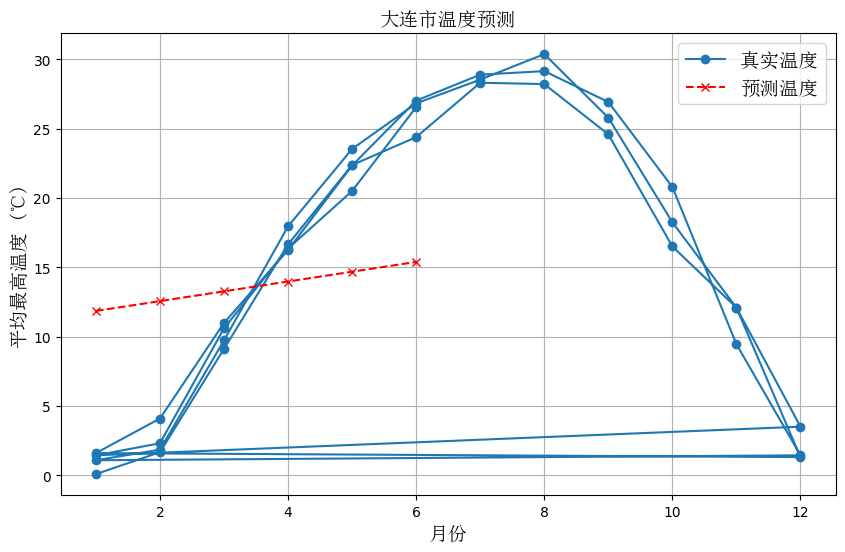

The script that saved this image:
import requests
from bs4 import BeautifulSoup
import pandas as pd
from sklearn.linear_model import LinearRegression
from sklearn.model_selection import train_test_split
import matplotlib.pyplot as plt
from matplotlib.font_manager import FontProperties

def fetch_weather_data(year, month):
    url = f"https://www.tianqihoubao.com/lishi/dalian/month/{year}{month:02d}.html"
    headers = {
        'User-Agent': 'Mozilla/5.0 (Windows NT 10.0; Win64; x64) AppleWebKit/537.36 (KHTML, like Gecko) Chrome/138.0.0.0 Safari/537.36 Edg/138.0.0.0'
    }
    response = requests.get(url, headers=headers)
    soup = BeautifulSoup(response.text, 'html.parser')

    # 找到天气数据表格
    table = soup.find('table', class_='weather-table')
    rows = table.find_all('tr')[1:]  # 跳过表头

    data = []
    for row in rows:
        cols = row.find_all('td')
        if len(cols) >= 4:  # 确保有足够的列
            date = cols[0].text.strip()
            weather = cols[1].text.strip().split('/') if '/' in cols[1].text.strip() else [cols[1].text.strip()]
            temp = cols[2].text.strip().split('/') if '/' in cols[2].text.strip() else [cols[2].text.strip()]
            wind = cols[3].text.strip().split('/') if '/' in cols[3].text.strip() else [cols[3].text.strip()]

            data.append({
                '日期': date,
                '白天天气': weather[0] if len(weather) > 0 else '',
                '夜间天气': weather[1] if len(weather) > 1 else '',
                '最高气温(℃)': temp[0].strip('℃ ') if len(temp) > 0 else '',
                '最低气温(℃)': temp[1].strip('℃ ') if len(temp) > 1 else '',
                '白天风力风向': wind[0].strip() if len(wind) > 0 else '',
                '夜间风力风向': wind[1].strip() if len(wind) > 1 else ''
            })
    return data


# 爬取2025年1-6月的数据
weather_data_2025 = {}
for month in range(1, 7):
    weather_data_2025[month] = fetch_weather_data(2025, month)
    weather_data_2025[month] = pd.DataFrame(weather_data_2025[month])

# 保存数据到CSV文件
weather_data_2025 = pd.concat(weather_data_2025.values(), ignore_index=True)
weather_data_2025.to_csv('dalian_weather_2025.csv', index=False)

# 设置中文字体，这里使用的是Windows系统中常见的宋体
font = FontProperties(fname='C:/Windows/Fonts/simsun.ttc', size=14)

# 读取CSV文件
data_2022_2024 = pd.read_csv('dalian_weather_2022_2024.csv')
data_2025 = pd.read_csv('dalian_weather_2025.csv')

# 合并数据
data = pd.concat([data_2022_2024, data_2025], ignore_index=True)

# 将日期列转换为datetime类型，指定日期格式
data['日期'] = pd.to_datetime(data['日期'], format='%Y年%m月%d日', errors='coerce')

# 提取年份和月份
data['年'] = data['日期'].dt.year
data['月'] = data['日期'].dt.month

# 计算每个月的平均最高温度
monthly_avg_temp = data.groupby(['年', '月'])['最高气温(℃)'].mean().reset_index()

# 准备特征和标签
X = monthly_avg_temp[['年', '月']]
y = monthly_avg_temp['最高气温(℃)']

# 划分训练集和测试集
X_train, X_test, y_train, y_test = train_test_split(X, y, test_size=0.2, random_state=42)

# 创建线性回归模型
model = LinearRegression()

# 训练模型
model.fit(X_train, y_train)

# 预测2025年1-6月的温度
future_months = pd.DataFrame({
    '年': [2025]*6,
    '月': list(range(1, 7))
})

predicted_temps = model.predict(future_months)

# 绘制真实结果和预测结果的对比图
plt.figure(figsize=(10, 6))
plt.plot(monthly_avg_temp['月'], monthly_avg_temp['最高气温(℃)'], label='真实温度', marker='o')
plt.plot(future_months['月'], predicted_temps, label='预测温度', linestyle='--', marker='x', color='red')
plt.xlabel('月份', fontproperties=font)
plt.ylabel('平均最高温度 (℃)', fontproperties=font)
plt.title('大连市温度预测', fontproperties=font)
plt.legend(prop=font)
plt.grid(True)

# 保存图形
plt.savefig('temperature_prediction.png', bbox_inches='tight')

# 显示图形
plt.show()
